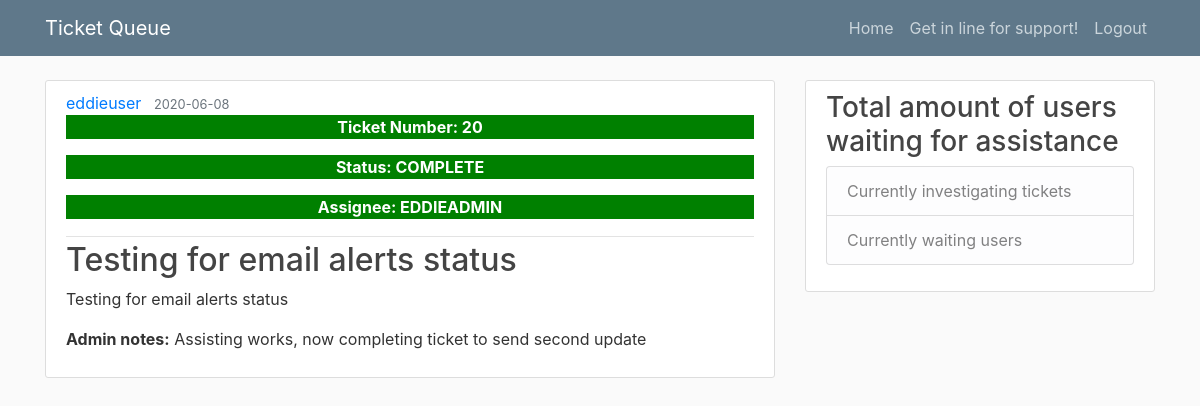
The app's page /post/20 (signed in) with its own data.
### helpdeskqueue/models.py (models this page shows, shortened)
class User(db.Model, UserMixin):
    id = db.Column(db.Integer, primary_key = True)
    username = db.Column(db.String(20), unique = True, nullable = False)
    user_type = db.Column(db.String(20), unique = True, nullable = False)
    email = db.Column(db.String(120), unique = True, nullable = False)
    password = db.Column(db.String(60), nullable = False)
    posts = db.relationship('Post', backref = 'author', lazy = True)

class Post(db.Model):
    id = db.Column(db.Integer, primary_key = True)
    title = db.Column(db.String(100), nullable = False)
    date_posted = db.Column(db.DateTime, nullable = False, default = datetime.utcnow)
    content = db.Column(db.Text, nullable = False)
    category = db.Column(db.Text, nullable = False)
    status = db.Column(db.Text, nullable = False)
    user_id = db.Column(db.Integer, db.ForeignKey('user.id'), nullable = False)
    notes = db.Column(db.String, nullable = True)
    assisted_by = db.Column(db.String, nullable = True)

### helpdeskqueue/routes.py (the view, shortened to what this page needs)
@app.route("/post/<int:post_id>", methods = ['GET', 'POST'])
@login_required
def post(post_id):
    admin = 'admin'
    form = QueueForm()
    action = PageAction()
    post = Post.query.get_or_404(post_id)
    return render_template('post.html', title = post.title, post = post, admin = admin, status = status, form = form, action = action)

### helpdeskqueue/models.py (called while the page is built)
@login_manager.user_loader
def load_user(user_id):
    return User.query.get(int(user_id))

### helpdeskqueue/templates/post.html (shortened to what this page needs)
{% extends 'layout.html' %}
{% block content %}
    <article class="media content-section">
        <div class="media-body">
          <div class="article-metadata">
            <a class="mr-2" href="{{ url_for('user_posts', username = post.author.username) }}">{{ post.author.username }}</a>
            <small class="text-muted">{{ post.date_posted.strftime('%Y-%m-%d') }}</small>
            {% if post.status == status[2] %}
            <p style = "background-color: green; text-align: center; color: white" ><strong>Ticket Number: {{ post.id }}</strong></p>
            <p style = "background-color: green; text-align: center; color: white" ><strong>Status: {{ post.status.upper() }}</strong></p>
            <p style = "background-color: green; text-align: center; color: white"><strong>Assignee: {{ post.assisted_by.upper() }}</strong></p>
            {% endif %}
          </div>
          <h2 class = "article-title">{{ post.title }}</h2>
          <p class= "article-content">{{ post.content }}</p>
          {% if post.notes %}
          <p class="article-content"><strong>Admin notes:</strong> {{ post.notes }}</p>
          {% endif %}
        </div>
      </article>
{% endblock content %}

### helpdeskqueue/static/main.css (style rules this page uses)
body { background: #fafafa; color: #333333; margin-top: 5rem; }
h1, h2, h3, h4, h5, h6 { color: #444444; }
.content-section { background: #ffffff; padding: 10px 20px; border: 1px solid #dddddd; border-radius: 3px; margin-bottom: 20px; }
.article-title { color: #444444; }
.article-content { white-space: pre-line; }
.article-metadata { padding-bottom: 1px; margin-bottom: 4px; border-bottom: 1px solid #e3e3e3 }

### records on screen
User: author.username "eddieuser"
Post: date_posted "2020-06-08", id "20", status "COMPLETE", assisted_by "EDDIEADMIN", title "Testing for email alerts status", content "Testing for email alerts status", notes "Assisting works, now completing ticket to send second update"
